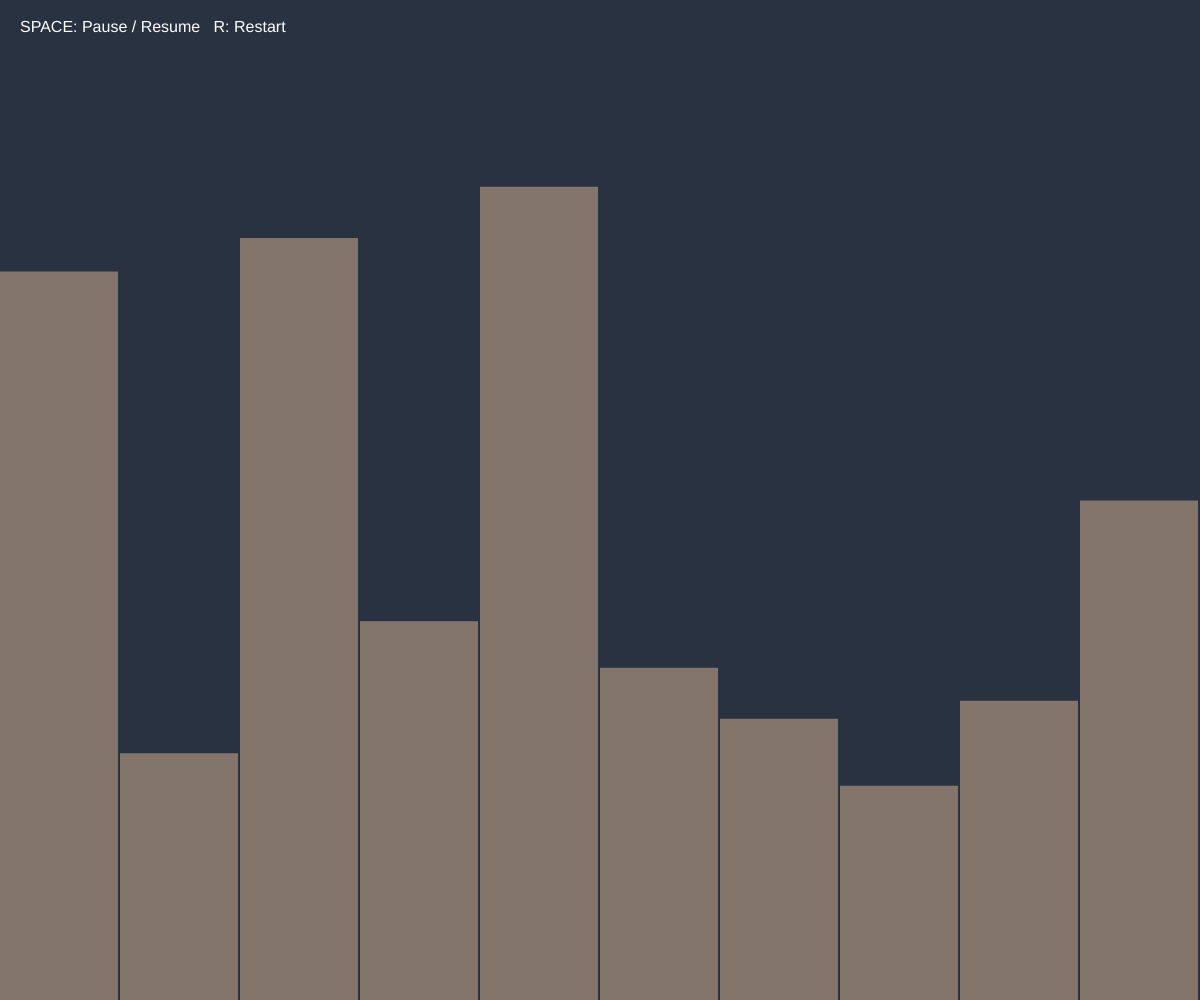
Frame 1 (no input)
Frame 60 (no input): identical to frame 1, image omitted
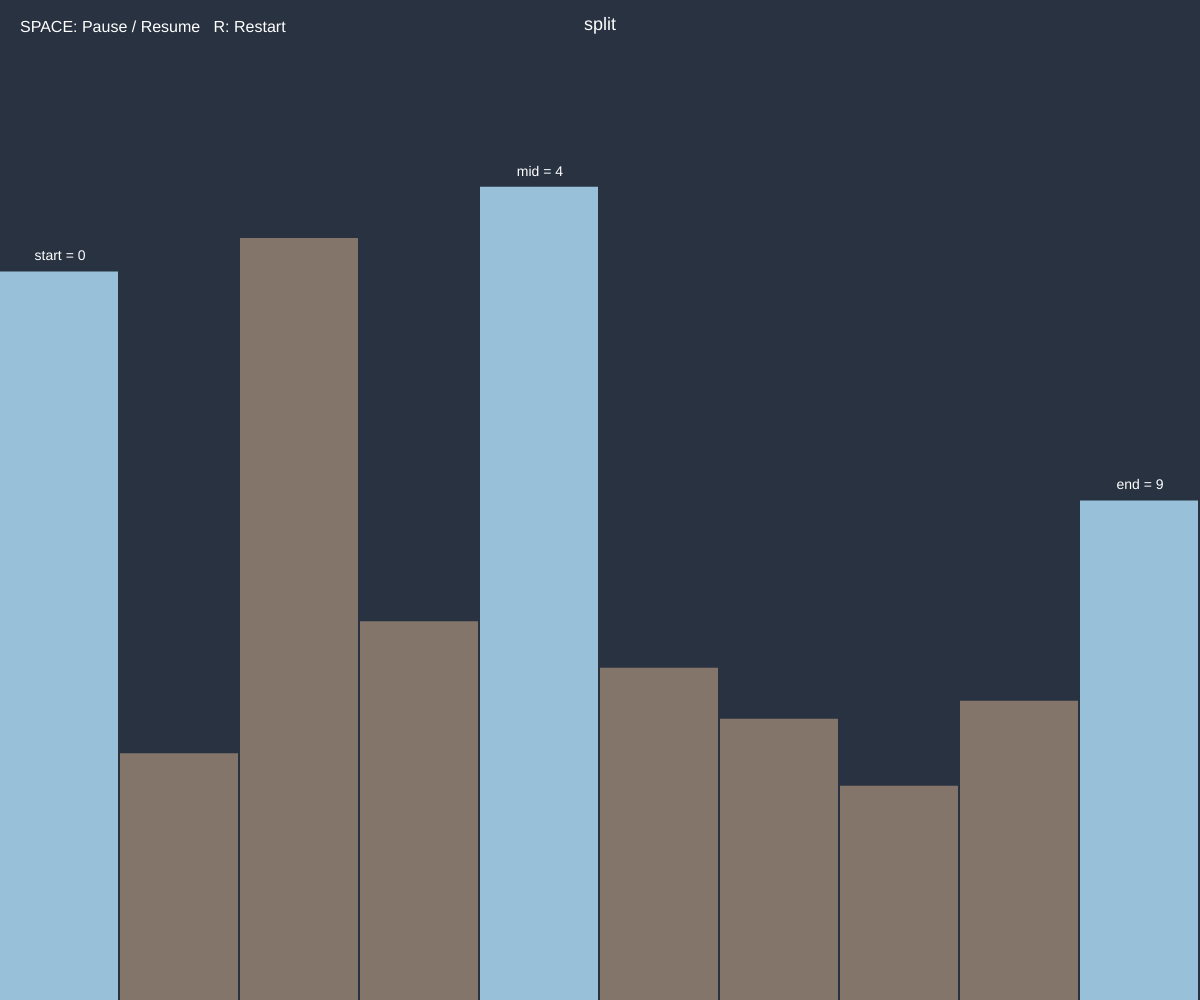
Frame 120 (the mouse pressed at the canvas centre since frame 60)

The p5.js sketch that drew these frames (run headless with seeded random() and noise() and a simulated clock; from frame 60 on, the mouse is pressed at the canvas centre):

// p5.js sketch
// ── sketch.js
// Visualization state
let values = [];
let renderer;
let animations = [];
let animationIndex = 0;
let paused = false;

// Configuration
const ARRAY_SIZE = 10;
const ANIMATION_SPEED = 60; // Frames between animation steps; increase to slow down
const CONTROL_HINT = "SPACE: Pause / Resume   R: Restart";
const CONTROL_HINT_SIZE = 16;
const PAUSED_TEXT_SIZE = 28;

function setup() {
  createCanvas(windowWidth, windowHeight);

  generateNewArray();

  renderer = new Renderer(values);

  animations = generateMergeSortAnimations([...values]);
}

function draw() {
  background(17);
  renderer.render();

  drawControlHints();
  if (paused) drawPausedOverlay();

  if (!paused) advanceAnimation();
}

function drawControlHints() {
  fill(255);
  noStroke();
  textSize(CONTROL_HINT_SIZE);
  textAlign(LEFT, TOP);
  text(CONTROL_HINT, 20, 20);
}

function drawPausedOverlay() {
  fill(color(0, 0, 0));
  textSize(PAUSED_TEXT_SIZE);
  textAlign(CENTER, CENTER);
  text("Paused", width / 2, height / 2);
}

function advanceAnimation() {
  if (
    frameCount % ANIMATION_SPEED === 0 &&
    animationIndex < animations.length
  ) {
    const animation = animations[animationIndex];
    renderer.applyAnimation(animation);
    animationIndex++;
  }
}

function generateNewArray() {
  values = [];

  for (let i = 0; i < ARRAY_SIZE; i++) {
    values.push(random(50, height));
  }
}

function keyPressed() {
  if (key === " ") {
    togglePause();
    return;
  }

  if (key === "r" || key === "R") {
    restartAnimation();
  }
}

function togglePause() {
  paused = !paused;
}

function restartAnimation() {
  generateNewArray();
  renderer = new Renderer(values);
  animations = generateMergeSortAnimations([...values]);
  animationIndex = 0;
  paused = false;
}

function windowResized() {
  resizeCanvas(windowWidth, windowHeight);
}

// ── animationTypes.js
// Animation type constants shared across merge sort visualization
const ANIMATION_TYPE = {
  SPLIT: "split",
  MERGE: "merge",
  COMPARE: "compare",
  OVERWRITE: "overwrite",
};

// ── mergeSort.js
// Animation type constants
// (Imported from animationTypes.js)

function generateMergeSortAnimations(array) {
  const animations = [];
  const auxiliaryArray = array.slice();

  mergeSortHelper(array, 0, array.length - 1, auxiliaryArray, animations);

  return animations;
}

function mergeSortHelper(
  mainArray,
  startIdx,
  endIdx,
  auxiliaryArray,
  animations,
) {
  const middleIdx = Math.floor((startIdx + endIdx) / 2);

  // Visualize the split of the array
  animations.push({
    type: ANIMATION_TYPE.SPLIT,
    indices: [startIdx, middleIdx, endIdx],
  });

  // Base case: single element is already sorted
  if (startIdx === endIdx) {
    return;
  }

  // Recursively sort left and right halves
  mergeSortHelper(auxiliaryArray, startIdx, middleIdx, mainArray, animations);
  mergeSortHelper(auxiliaryArray, middleIdx + 1, endIdx, mainArray, animations);

  // Merge the sorted halves
  doMerge(mainArray, startIdx, middleIdx, endIdx, auxiliaryArray, animations);
}

function doMerge(
  mainArray,
  startIdx,
  middleIdx,
  endIdx,
  auxiliaryArray,
  animations,
) {
  // Visualize the merge operation
  animations.push({
    type: ANIMATION_TYPE.MERGE,
    indices: [startIdx, middleIdx, endIdx],
  });

  let k = startIdx; // Position in main array
  let i = startIdx; // Pointer for left subarray
  let j = middleIdx + 1; // Pointer for right subarray

  // Merge both subarrays by comparing elements
  while (i <= middleIdx && j <= endIdx) {
    animations.push({
      type: ANIMATION_TYPE.COMPARE,
      indices: [i, j],
    });

    const value =
      auxiliaryArray[i] <= auxiliaryArray[j]
        ? auxiliaryArray[i++]
        : auxiliaryArray[j++];

    animations.push({
      type: ANIMATION_TYPE.OVERWRITE,
      index: k,
      value: value,
    });

    mainArray[k++] = value;
  }

  // Copy remaining elements from left subarray
  while (i <= middleIdx) {
    const value = auxiliaryArray[i++];
    animations.push({
      type: ANIMATION_TYPE.OVERWRITE,
      index: k,
      value: value,
    });
    mainArray[k++] = value;
  }

  // Copy remaining elements from right subarray
  while (j <= endIdx) {
    const value = auxiliaryArray[j++];
    animations.push({
      type: ANIMATION_TYPE.OVERWRITE,
      index: k,
      value: value,
    });
    mainArray[k++] = value;
  }
}

// ── renderer.js
// Color constants
const COLORS = {
  BACKGROUND: { r: 41, g: 50, b: 65 },
  NEUTRAL_BAR: { r: 131, g: 117, b: 105 },
  COMPARE: { r: 255, g: 99, b: 71 }, // Tomato red
  SPLIT: { r: 152, g: 193, b: 217 }, // Light blue
  MERGE_LEFT: { r: 0, g: 150, b: 136 }, // Teal
  MERGE_RIGHT: { r: 101, g: 113, b: 83 }, // Dark green
  TEXT: { r: 255, g: 255, b: 255 }, // White
};

class Renderer {
  constructor(values) {
    this.values = [...values];
    this.highlighted = [];
    this.highlightType = null;
    this.highlightLabels = {};
    this.mergeRange = null;
  }

  render() {
    background(
      color(COLORS.BACKGROUND.r, COLORS.BACKGROUND.g, COLORS.BACKGROUND.b),
    );

    const barWidth = width / this.values.length;

    // Draw all bars
    for (let i = 0; i < this.values.length; i++) {
      const value = this.values[i];
      const barColor = this.getBarColor(i);

      fill(barColor);
      noStroke();
      rect(i * barWidth, height - value, barWidth - 2, value);

      // Draw labels for split and merge animations
      this.drawBarLabel(i, barWidth, value);
    }

    // Draw event type label (split/merge)
    this.drawEventLabel();
  }

  getBarColor(barIndex) {
    if (this.highlightType === ANIMATION_TYPE.MERGE && this.mergeRange) {
      const { startIdx, middleIdx, endIdx } = this.mergeRange;
      if (barIndex >= startIdx && barIndex <= middleIdx) {
        return color(
          COLORS.MERGE_LEFT.r,
          COLORS.MERGE_LEFT.g,
          COLORS.MERGE_LEFT.b,
        );
      } else if (barIndex > middleIdx && barIndex <= endIdx) {
        return color(
          COLORS.MERGE_RIGHT.r,
          COLORS.MERGE_RIGHT.g,
          COLORS.MERGE_RIGHT.b,
        );
      }
    } else if (this.highlighted.includes(barIndex)) {
      if (this.highlightType === ANIMATION_TYPE.COMPARE) {
        return color(COLORS.COMPARE.r, COLORS.COMPARE.g, COLORS.COMPARE.b);
      } else if (this.highlightType === ANIMATION_TYPE.SPLIT) {
        return color(COLORS.SPLIT.r, COLORS.SPLIT.g, COLORS.SPLIT.b);
      }
    }

    return color(
      COLORS.NEUTRAL_BAR.r,
      COLORS.NEUTRAL_BAR.g,
      COLORS.NEUTRAL_BAR.b,
    );
  }

  drawBarLabel(barIndex, barWidth, barHeight) {
    if (
      (this.highlightType === ANIMATION_TYPE.SPLIT ||
        this.highlightType === ANIMATION_TYPE.MERGE) &&
      this.highlightLabels[barIndex]
    ) {
      fill(COLORS.TEXT.r, COLORS.TEXT.g, COLORS.TEXT.b);
      textAlign(CENTER, BOTTOM);
      textSize(14);
      textLeading(16);

      const label = Array.isArray(this.highlightLabels[barIndex])
        ? this.highlightLabels[barIndex].join("\n")
        : this.highlightLabels[barIndex];

      text(label, barIndex * barWidth + barWidth / 2, height - barHeight - 8);
    }
  }

  drawEventLabel() {
    if (
      this.highlightType === ANIMATION_TYPE.MERGE ||
      this.highlightType === ANIMATION_TYPE.SPLIT
    ) {
      fill(COLORS.TEXT.r, COLORS.TEXT.g, COLORS.TEXT.b);
      textAlign(CENTER, TOP);
      textSize(18);
      text(this.highlightType, width / 2, 16);
    }
  }

  applyAnimation(animation) {
    this.resetState();

    switch (animation.type) {
      case ANIMATION_TYPE.COMPARE:
        this.applyCompareAnimation(animation);
        break;
      case ANIMATION_TYPE.OVERWRITE:
        this.applyOverwriteAnimation(animation);
        break;
      case ANIMATION_TYPE.SPLIT:
      case ANIMATION_TYPE.MERGE:
        this.applySplitOrMergeAnimation(animation);
        break;
    }
  }

  resetState() {
    this.highlighted = [];
    this.highlightType = null;
    this.highlightLabels = {};
    this.mergeRange = null;
  }

  applyCompareAnimation(animation) {
    this.highlighted = animation.indices;
    this.highlightType = ANIMATION_TYPE.COMPARE;
  }

  applyOverwriteAnimation(animation) {
    this.values[animation.index] = animation.value;
  }

  applySplitOrMergeAnimation(animation) {
    const [startIdx, middleIdx, endIdx] = animation.indices;
    this.highlightType = animation.type;

    if (animation.type === ANIMATION_TYPE.MERGE) {
      this.mergeRange = { startIdx, middleIdx, endIdx };
      // Highlight all bars in merge range
      this.highlighted = Array.from(
        { length: endIdx - startIdx + 1 },
        (_, i) => startIdx + i,
      );
    } else {
      // For split, highlight only the key points
      this.highlighted = [startIdx, middleIdx, endIdx];
    }

    this.addLabels(startIdx, middleIdx, endIdx);
  }

  addLabels(startIdx, middleIdx, endIdx) {
    const addLabel = (index, label) => {
      if (!this.highlightLabels[index]) {
        this.highlightLabels[index] = [];
      }
      this.highlightLabels[index].push(label);
    };

    addLabel(startIdx, `start = ${startIdx}`);
    addLabel(middleIdx, `mid = ${middleIdx}`);
    addLabel(endIdx, `end = ${endIdx}`);
  }
}
